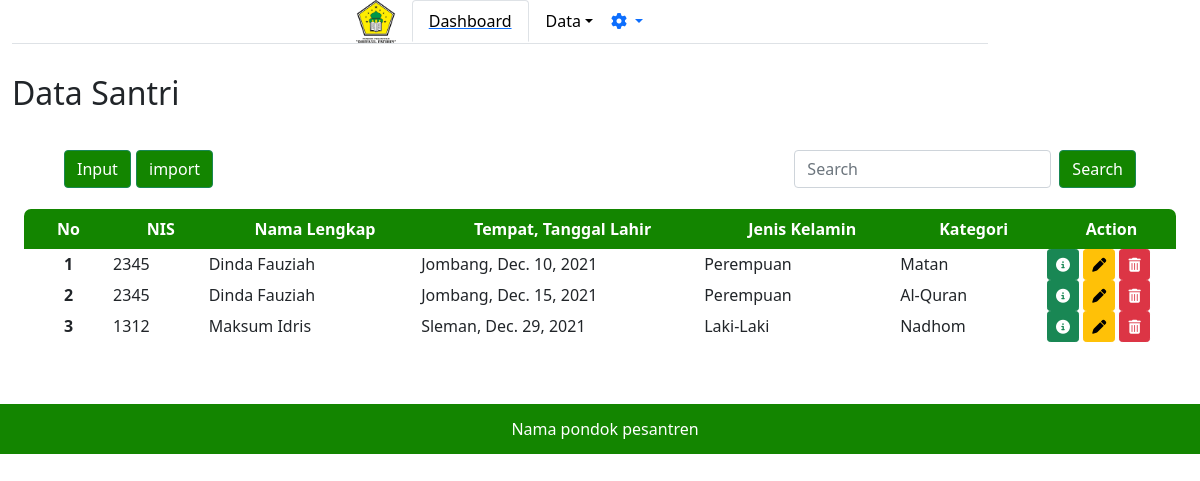
The app's page /adminpondok/datasantri/, older data.
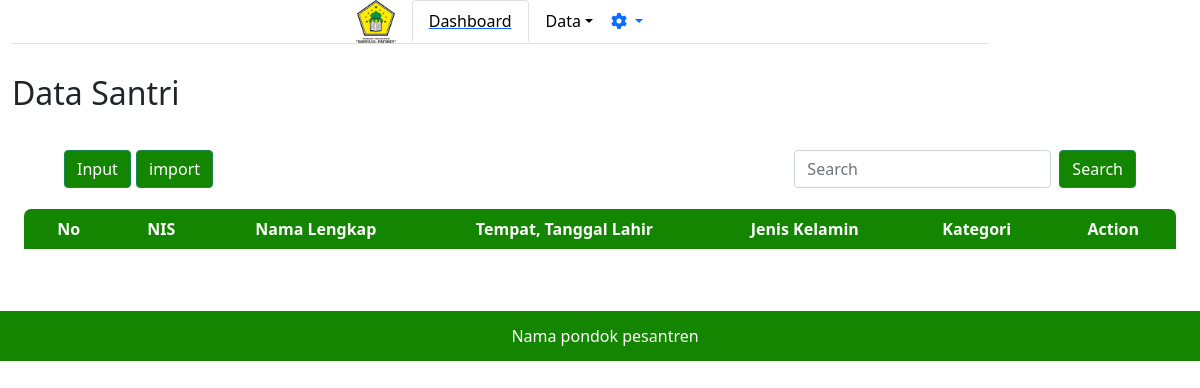
The same page, newer data.
### adminpondok/models.py (models this page shows)
class Santri(models.Model):
    kelamin = [
        ('Laki-Laki', 'Laki-Laki'),
        ('Perempuan', 'Perempuan'),
    ]
    Quran = 'qr'
    Matan = 'mt'
    Nadhom = 'nd'
    kategori = [
        (Quran, 'Al-Quran'),
        (Matan, 'Matan'),
        (Nadhom, 'Nadhom'),
    ]
    nis = models.IntegerField(null=False, unique=True)
    nama_santri = models.CharField(max_length=30, null=False, blank=False)
    tempat_lahir = models.CharField(max_length=20, null=False, blank=False)
    tanggal_lahir = models.DateField()
    jk = models.CharField(max_length=9, choices=kelamin,
                          default='', null=False, blank=False)
    almt = models.TextField(default='', null=False, blank=False)
    telp = models.IntegerField(null=False, blank=False)
    email = models.CharField(default='', max_length=20,
                             null=False, blank=False)
    ktgri = models.CharField(default='', choices=kategori, max_length=30)

### adminpondok/views.py (the view, shortened to what this page needs)
# urls.py: path('datasantri/', views.datasantri),
def datasantri(req):
    santri = models.Santri.objects.all()
    return render(req, 'adminpondok/datasantri.html', {
        'data': santri,
    })

### adminpondok/templates/adminpondok/datasantri.html (shortened to what this page needs)
{% extends "adminpondok/base.html" %}
{% block content %}
<h2>Data Santri</h2>
<div class="m-4">
    <nav class="navbar navbar-light bg-white">
        <div class="container-fluid">
            <a class="navbar-brand">
                <button type="button" class="btn btn-success" data-bs-toggle="modal" data-bs-target="#staticBackdrop"
                style="background-color: #138500; display: inline-block;">
                    Input
                </button>
                <button type="button" class="btn btn-success" style="background-color: #138500;">
                    import
                </button>
            </a>
            <form class="d-flex" novalidate>
                <input class="form-control me-2" type="search" placeholder="Search" aria-label="Search">
                <button class="btn btn-success" style="background-color:#138500 ;" type="submit">Search</button>
            </form>
        </div>
    </nav>
    <div class="min-h-screen bg-white py-2">
        <div class=" row d-flex">
            <table class=' bg-white divide-y divide-gray-300 justify-content-center' style="border: green;">
                <thead class="" style="background-color: #138500; color: #FFFFFF;">
                    <tr>
                        <th class="font-semibold text-sm uppercase px-4 py-2 text-center"> No </th>
                        <th class="font-semibold text-sm uppercase px-4 py-2 text-center"> NIS </th>
                        <th class="font-semibold text-sm uppercase px-4 py-2 text-center">Nama Lengkap</th>
                        <th class="font-semibold text-sm uppercase px-4 py-2 text-center">Tempat, Tanggal Lahir</th>
                        <th class="font-semibold text-sm uppercase px-4 py-2 text-center">Jenis Kelamin</th>
                        <th class="font-semibold text-sm uppercase px-4 py-2 text-center">Kategori</th>
                        <th class="font-semibold text-sm uppercase px-4 py-2 text-center">Action</th>
                    </tr>
                </thead>
                {% for d in data %}
                <tbody class="divide-y divide-gray-200">
                    <tr>
                        <th scope="row" class="text-center">{{ forloop.counter }}</th>
                        <td>{{d.nis}}</td>
                        <td>{{d.nama_santri}}</td>
                        <td>{{d.tempat_lahir}}, {{d.tanggal_lahir}}</td>
                        <td>{{d.jk}}</td>
                        <td class="text-decoration-none">{{d.ktgri}}</td>
                        <td>
                            <a class="btn btn-sm btn-success" href="/{{d.id}}/detail" data-bs-toggle="modal" data-bs-target="#modaldetail"><i class="fas fa-info-circle"></i></a>
                            <a class="btn btn-sm btn-warning" href="/adminpondok/datasantri/{{d.id}}/update"><i class="fas fa-pen"></i></a>
                            <a class="btn btn-sm btn-danger" href="{{d.id}}/delete"><i class="fas fa-trash-alt"></i></a>
                        </td>
                {% endfor %}
                    </tr>
                </tbody>
            </table>
        </div>
    </div>
</div>
    </div>
</div>
{% endblock %}

### adminpondok/templates/adminpondok/base.html (shortened to what this page needs)
{% load static %}
<!DOCTYPE html>
<html lang="en">
<head>
    <link rel="stylesheet" href="path/to/font-awesome/css/font-awesome.min.css">
    <link rel="stylesheet" href="https://cdn.jsdelivr.net/npm/bootstrap@5.0.0-beta1/dist/css/bootstrap.min.css">
    <link rel="stylesheet" href="https://cdnjs.cloudflare.com/ajax/libs/twitter-bootstrap/4.5.2/css/bootstrap.css">
    <link rel="stylesheet" href="https://cdnjs.cloudflare.com/ajax/libs/font-awesome/4.7.0/css/font-awesome.min.css">
    <link rel="stylesheet" href="https://cdn.datatables.net/1.11.3/css/dataTables.bootstrap4.min.css">
    <link href="https://cdn.jsdelivr.net/npm/bootstrap@5.1.3/dist/css/bootstrap.min.css" rel="stylesheet"
>
    <link rel="stylesheet" href="path/to/font-awesome/css/font-awesome.min.css">
    <link rel="stylesheet" href="style.css">
</head>
<body>
    <div class="container-fluid">
        <div class="row">
            <div class="col-10">
                <ul class="nav nav-tabs justify-content-center" id="myTab" role="tablist">
                    <img src="{% static 'img/ponpes.png' %}" class="logo mr-3" width="40px" alt="Pondok Pesantren">
                    <li class="nav-item" role="presentation">
                        <a href="/adminpondok">
                            <button style="color:black" class="nav-link active" id="home-tab" data-bs-toggle="tab"
                                data-bs-target="#home" type="button" role="tab" aria-controls="home"
                                aria-selected="true">Dashboard</button>
                        </a>
                    </li>
                    <li class="nav-item" role="presentation">
                        <button style="color:black" class="nav-link dropdown-toggle" id="dropdownMenuButton1"
                            data-bs-toggle="dropdown" aria-expanded="false">Data</button>
                    </li>
                    <ul class="navbar-nav" style="float: right;">
                        <li class="nav-item dropdown">
                            <a class="nav-link dropdown-toggle" href="#" id="navbarDarkDropdownMenuLink" role="button"
                                data-bs-toggle="dropdown" aria-expanded="false">
                                <i class="fas fa-cog"></i>
                            </a>
                        </li>
                    </ul>
                </ul>
            </div>
            <div class="col-1">
            </div>
        </div>
    </div>
    <main class="container-fluid">
        <div class="tab-content" id="myTabContent">
            <div class="tab-panel fade show active" id="home" role="tabpanel" aria-labelledby="home-tab">
                {% block content %}
                {% endblock %}
    </main>
    <div class="footer text-center">
        Nama pondok pesantren
    </div>
</body>
</html>

### static/css/style.css (style rules this page uses)
* { margin: 0; padding: 0; box-sizing: border-box; }
main { width: 90vw; margin: 0 auto; padding: 30px 20px; }

### adminpondok/templates/adminpondok/base.html (style rules this page uses)
.nav-link { color: #138500; }
table tr:first-child th:first-child { border-top-left-radius: 7px; }
table tr:first-child th:last-child { border-top-right-radius: 7px; }
.footer { width: 100%; height: 50px; padding-left: 10px; line-height: 50px; background: #138500; color: #fff; position: relative; clear: both; bottom: 0px; }

Row changes from the older to the newer data that the page shows:
removed Santri: nis "2345", nama_santri "Dinda Fauziah", tempat_lahir "Jombang", tanggal_lahir "Dec. 10, 2021", jk "Perempuan", ktgri "Matan"
removed Santri: nis "2345", nama_santri "Dinda Fauziah", tempat_lahir "Jombang", tanggal_lahir "Dec. 15, 2021", jk "Perempuan", ktgri "Al-Quran"
removed Santri: nis "1312", nama_santri "Maksum Idris", tempat_lahir "Sleman", tanggal_lahir "Dec. 29, 2021", jk "Laki-Laki", ktgri "Nadhom"
